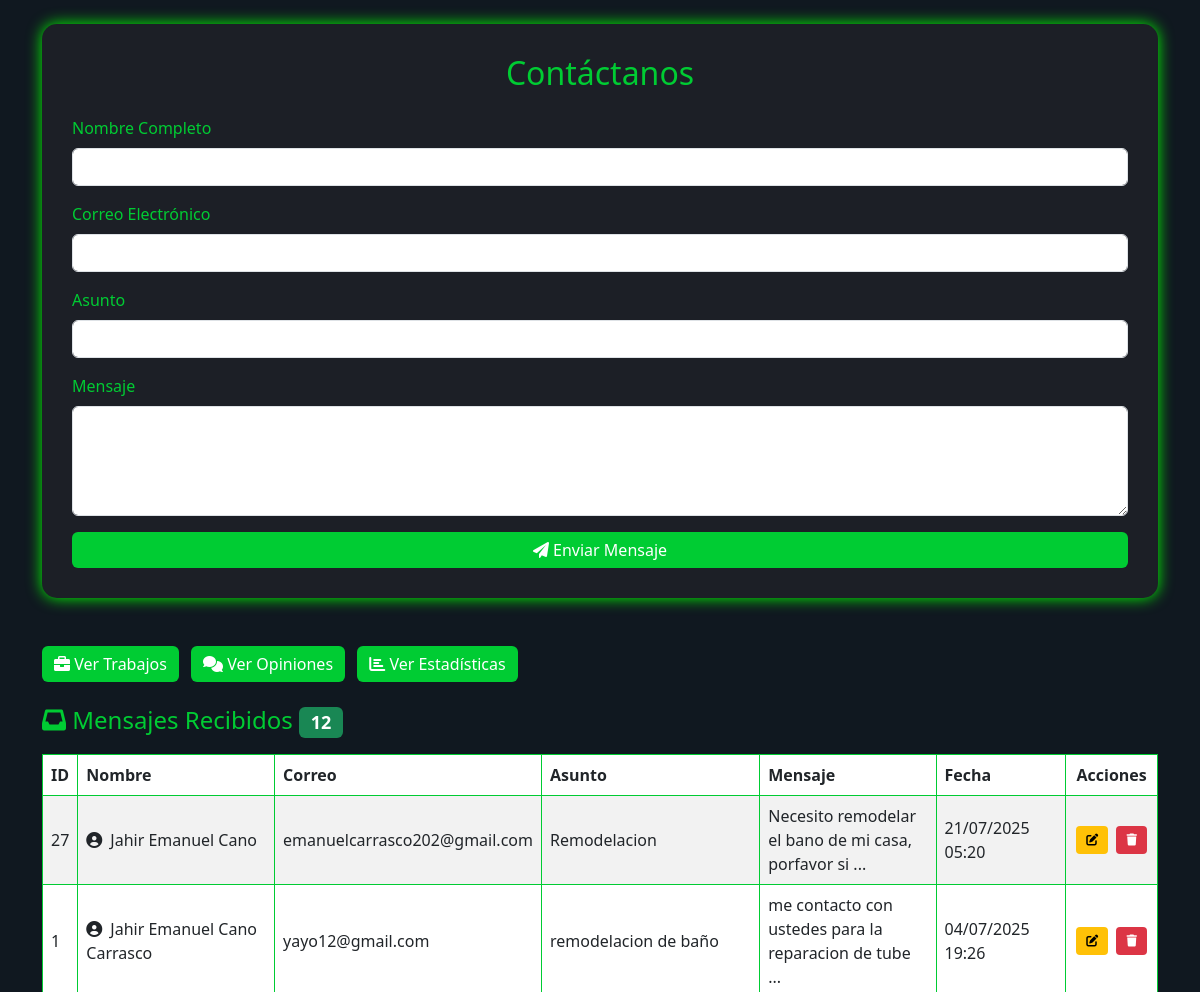
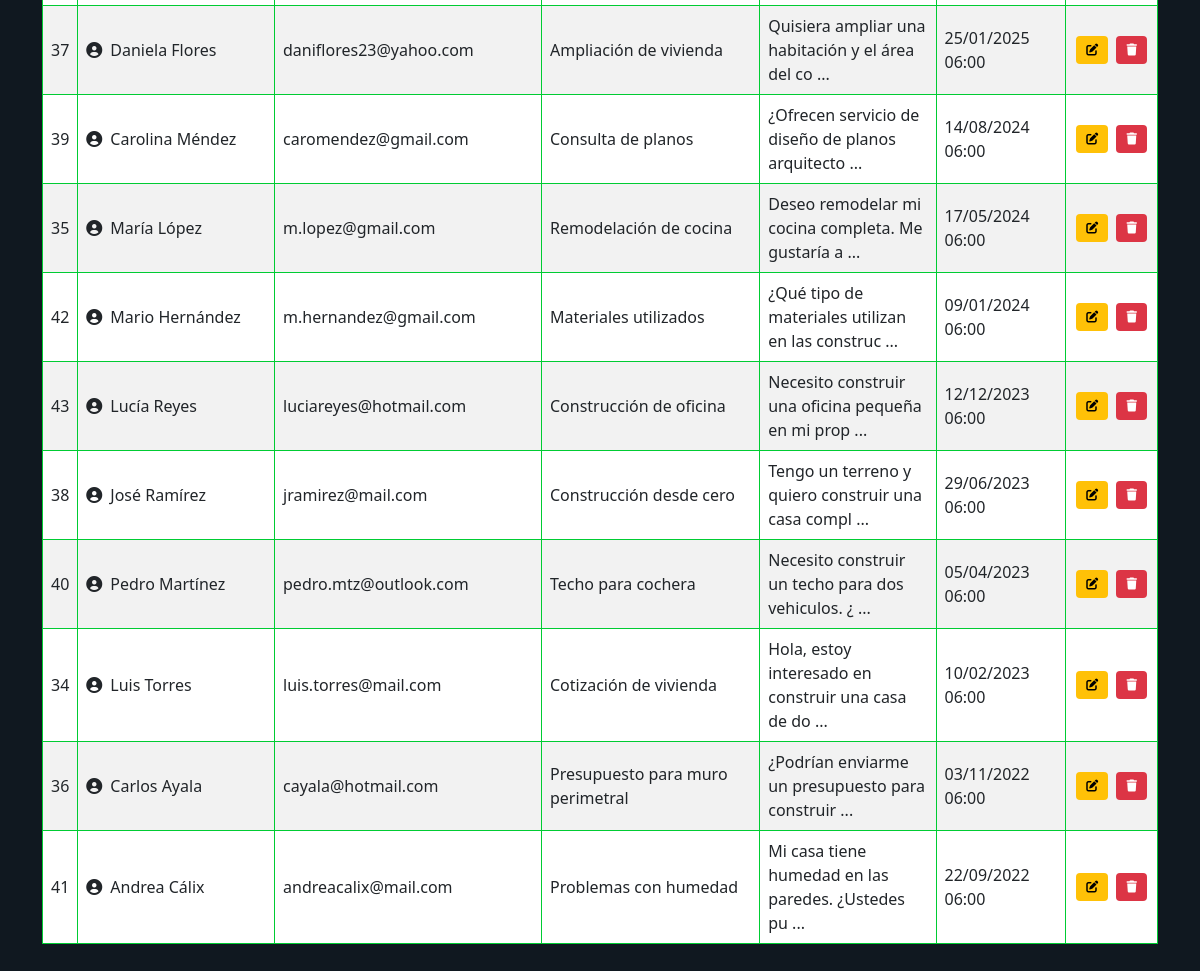
The page /contacto.php on the database its author committed (2 pictures, top to bottom).
### tables this page shows
CREATE TABLE `contactos` (
  `id` int(11) NOT NULL,
  `nombre` varchar(100) DEFAULT NULL,
  `correo` varchar(100) DEFAULT NULL,
  `asunto` varchar(150) DEFAULT NULL,
  `mensaje` text,
  `fecha` timestamp NOT NULL DEFAULT CURRENT_TIMESTAMP
);

### contacto.php (the view, shortened to what this page needs)
<?php
include("conexion.php");
$editando = false;
$datos_edicion = null;
$mensajes = $conexion->query("SELECT * FROM contactos ORDER BY fecha DESC");
?>
<!DOCTYPE html>
<html lang="es">
<head>
    <link href="https://cdn.jsdelivr.net/npm/bootstrap@5.3.0/dist/css/bootstrap.min.css" rel="stylesheet">
    <link href="https://cdnjs.cloudflare.com/ajax/libs/font-awesome/6.0.0/css/all.min.css" rel="stylesheet">
</head>
<body class="p-4">
    <div class="container">
        <div class="formulario mb-5">
            <?php if ($editando): ?>
                <div class="editing-header">
                    <h2 class="mb-0"><i class="fas fa-edit"></i> Editando Mensaje</h2>
                </div>
            <?php else: ?>
                <h2 class="mb-4 text-center">Contáctanos</h2>
            <?php endif; ?>
            <form method="POST">
                <div class="mb-3">
                    <label class="form-label">Nombre Completo</label>
                    <input type="text" name="nombre" class="form-control"
                        value="<?= $editando ? htmlspecialchars($datos_edicion['nombre']) : '' ?>" required>
                </div>
                <div class="mb-3">
                    <label class="form-label">Correo Electrónico</label>
                    <input type="email" name="correo" class="form-control"
                        value="<?= $editando ? htmlspecialchars($datos_edicion['correo']) : '' ?>" required>
                </div>
                <div class="mb-3">
                    <label class="form-label">Asunto</label>
                    <input type="text" name="asunto" class="form-control"
                        value="<?= $editando ? htmlspecialchars($datos_edicion['asunto']) : '' ?>" required>
                </div>
                <div class="mb-3">
                    <label class="form-label">Mensaje</label>
                    <textarea name="mensaje" class="form-control" rows="4"
                        required><?= $editando ? htmlspecialchars($datos_edicion['mensaje']) : '' ?></textarea>
                </div>
                <div class="d-flex gap-2">
                    <?php if ($editando): ?>
                        <button type="submit" class="btn btn-warning flex-fill">
                            <i class="fas fa-save"></i> Actualizar Mensaje
                        </button>
                        <a href="<?= $_SERVER['PHP_SELF'] ?>" class="btn btn-secondary">
                            <i class="fas fa-times"></i> Cancelar
                        </a>
                    <?php else: ?>
                        <button type="submit" class="btn btn-success w-100">
                            <i class="fas fa-paper-plane"></i> Enviar Mensaje
                        </button>
                    <?php endif; ?>
                </div>
            </form>
        </div>
        <div class="mb-4">
            <a href="trabajos.php" class="btn btn-success me-2">
                <i class="fas fa-briefcase"></i> Ver Trabajos
            </a>
            <a href="opiniones.php" class="btn btn-success me-2">
                <i class="fas fa-comments"></i> Ver Opiniones
            </a>
            <a href="Dashboard.html" class="btn btn-success">
                <i class="fas fa-chart-bar"></i> Ver Estadísticas
            </a>
        </div>
        <h4 class="mb-3">
            <i class="fas fa-inbox"></i> Mensajes Recibidos
            <span class="badge bg-success"><?= $mensajes->num_rows ?></span>
        </h4>
        <div class="table-responsive">
            <table class="table table-bordered table-striped">
                <thead>
                    <tr>
                        <th>ID</th>
                        <th>Nombre</th>
                        <th>Correo</th>
                        <th>Asunto</th>
                        <th>Mensaje</th>
                        <th>Fecha</th>
                        <th class="text-center">Acciones</th>
                    </tr>
                </thead>
                <tbody>
                    <?php if ($mensajes->num_rows > 0): ?>
                        <?php while ($row = $mensajes->fetch_assoc()): ?>
                            <tr>
                                <td><?= $row["id"] ?></td>
                                <td><i class="fas fa-user-circle me-2"></i><?= htmlspecialchars($row["nombre"]) ?></td>
                                <td><?= htmlspecialchars($row["correo"]) ?></td>
                                <td><?= htmlspecialchars($row["asunto"]) ?></td>
                                <td>
                                    <div style="max-width: 200px; overflow: hidden; text-overflow: ellipsis;">
                                        <?= htmlspecialchars(substr($row["mensaje"], 0, 50)) ?>
                                        <?= strlen($row["mensaje"]) > 50 ? '...' : '' ?>
                                    </div>
                                </td>
                                <td><?= date('d/m/Y H:i', strtotime($row["fecha"])) ?></td>
                                <td class="text-center action-buttons">
                                    <a href="?editar=<?= $row['id'] ?>" class="btn btn-warning btn-sm" title="Editar">
                                        <i class="fas fa-edit"></i>
                                    </a>
                                    <a href="?eliminar=<?= $row['id'] ?>" class="btn btn-danger btn-sm"
                                        onclick="return confirm('¿Estás seguro de que quieres eliminar este mensaje?')"
                                        title="Eliminar">
                                        <i class="fas fa-trash"></i>
                                    </a>
                                </td>
                            </tr>
                        <?php endwhile; ?>
                    <?php endif; ?>
                </tbody>
            </table>
        </div>
    </div>
</body>
</html>

### contacto.php (style rules this page uses)
body { background-color: #101820; color: #00cc33; }
.formulario { background-color: #1c1f26; padding: 30px; border-radius: 15px; box-shadow: 0 0 15px #0f0; }
.btn-success { background-color: #00cc33; border: none; }
.btn-warning { background-color: #ffc107; border: none; color: #000; }
.btn-danger { background-color: #dc3545; border: none; }
h2, h4 { color: #00cc33; }
.table { background-color: #1c1f26; color: #fff; border-color: #00cc33; }
.action-buttons { white-space: nowrap; }
.action-buttons .btn { margin: 2px; padding: 5px 10px; font-size: 12px; }
.table td { vertical-align: middle; }

### rows shown on the page
contactos: id "27", nombre "Jahir Emanuel Cano", correo "emanuelcarrasco202@gmail.com", asunto "Remodelacion", mensaje "Necesito remodelar el bano de mi casa, porfavor si", fecha "21/07/2025 05:20"
contactos: id "1", nombre "Jahir Emanuel Cano Carrasco", correo "yayo12@gmail.com", asunto "remodelacion de baño", mensaje "me contacto con ustedes para la reparacion de tube", fecha "04/07/2025 19:26"
contactos: id "37", nombre "Daniela Flores", correo "daniflores23@yahoo.com", asunto "Ampliación de vivienda", mensaje "Quisiera ampliar una habitación y el área del co", fecha "25/01/2025 06:00"
contactos: id "39", nombre "Carolina Méndez", correo "caromendez@gmail.com", asunto "Consulta de planos", mensaje "¿Ofrecen servicio de diseño de planos arquitecto", fecha "14/08/2024 06:00"
contactos: id "35", nombre "María López", correo "m.lopez@gmail.com", asunto "Remodelación de cocina", mensaje "Deseo remodelar mi cocina completa. Me gustaría a", fecha "17/05/2024 06:00"
contactos: id "42", nombre "Mario Hernández", correo "m.hernandez@gmail.com", asunto "Materiales utilizados", mensaje "¿Qué tipo de materiales utilizan en las construc", fecha "09/01/2024 06:00"
contactos: id "43", nombre "Lucía Reyes", correo "luciareyes@hotmail.com", asunto "Construcción de oficina", mensaje "Necesito construir una oficina pequeña en mi prop", fecha "12/12/2023 06:00"
contactos: id "38", nombre "José Ramírez", correo "jramirez@mail.com", asunto "Construcción desde cero", mensaje "Tengo un terreno y quiero construir una casa compl", fecha "29/06/2023 06:00"
contactos: id "40", nombre "Pedro Martínez", correo "pedro.mtz@outlook.com", asunto "Techo para cochera", mensaje "Necesito construir un techo para dos vehiculos. ¿", fecha "05/04/2023 06:00"
contactos: id "34", nombre "Luis Torres", correo "luis.torres@mail.com", asunto "Cotización de vivienda", mensaje "Hola, estoy interesado en construir una casa de do", fecha "10/02/2023 06:00"
contactos: id "36", nombre "Carlos Ayala", correo "cayala@hotmail.com", asunto "Presupuesto para muro perimetral", mensaje "¿Podrían enviarme un presupuesto para construir", fecha "03/11/2022 06:00"
contactos: id "41", nombre "Andrea Cálix", correo "andreacalix@mail.com", asunto "Problemas con humedad", mensaje "Mi casa tiene humedad en las paredes. ¿Ustedes pu", fecha "22/09/2022 06:00"

### other values the page prints
$mensajes->num_rows "12"
